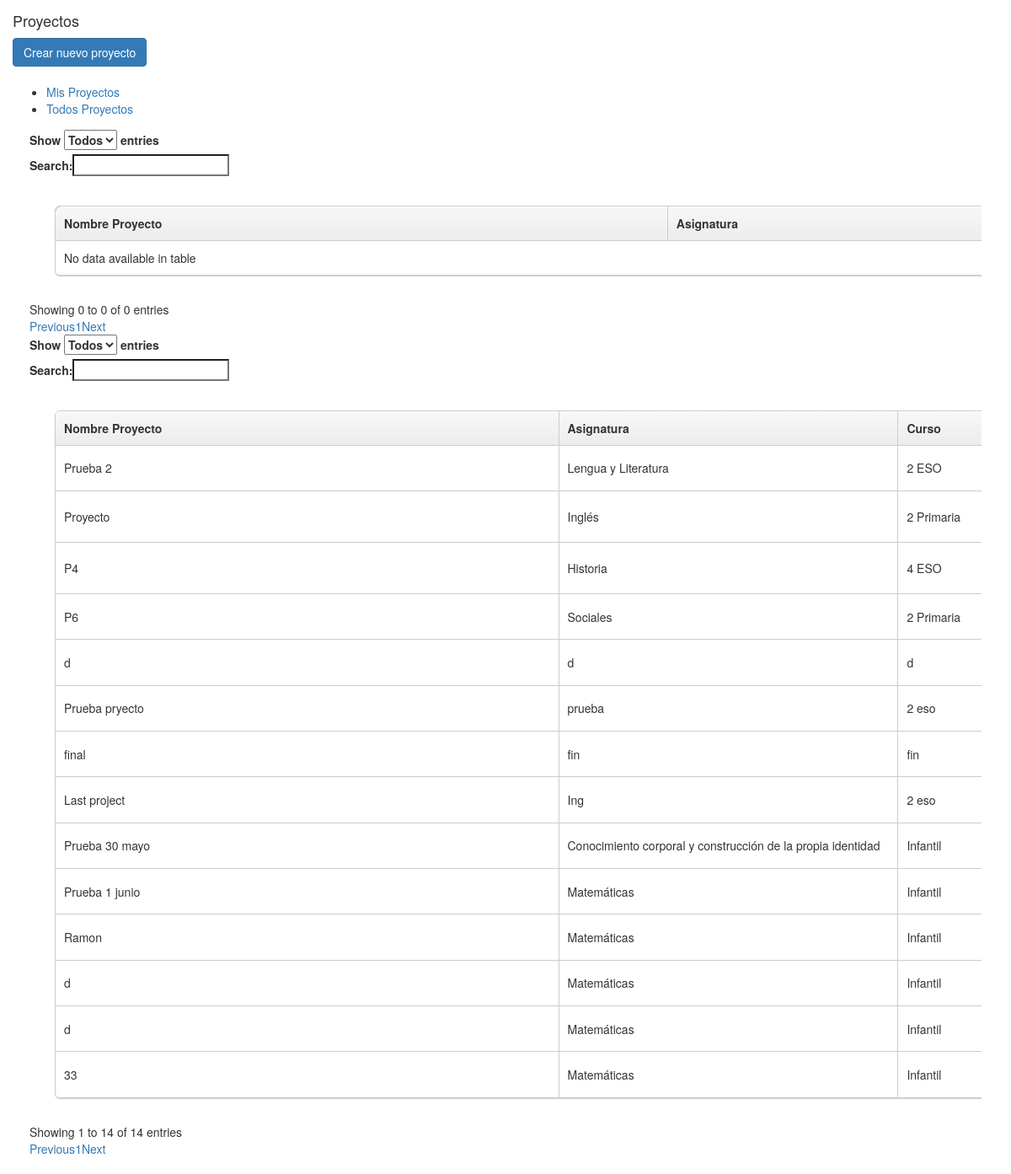
The page /editor/proyectos (signed in) on the database as committed earlier.
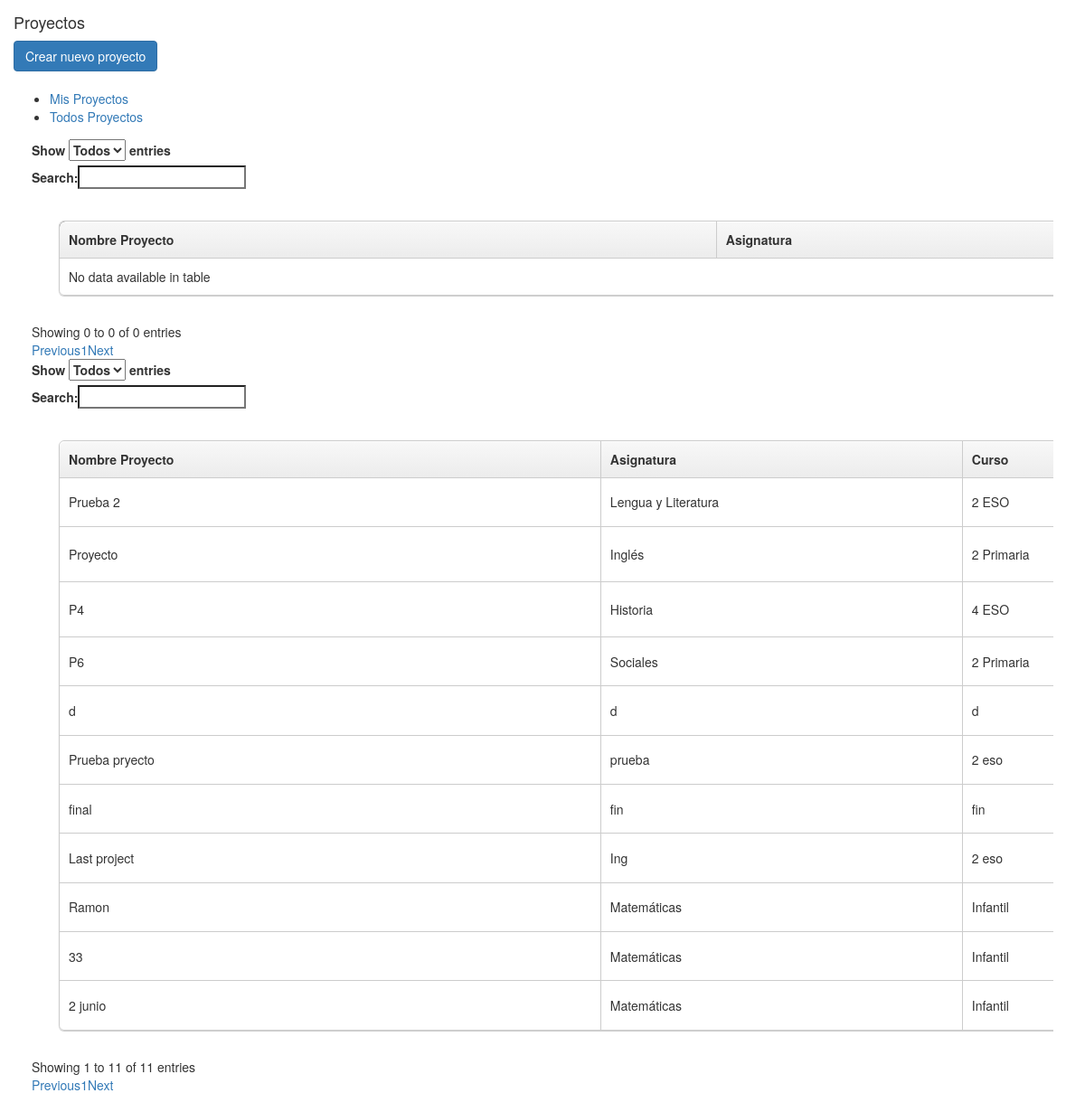
The same page on the database as committed later.
### editor/models.py (models this page shows)
class Projects(models.Model):
    nombre = models.CharField(max_length=100, default="")
    asignatura = models.CharField(max_length=100, default="")
    curso = models.CharField(max_length=50)
    etiquetas = models.CharField(max_length=200)
    privado = models.BooleanField(null=True)
    usuario = models.CharField(max_length=50)
    fecha = models.DateField(null=True)
    contenido = models.BinaryField(null = True)
    canvas = models.TextField(default="")
    contenido2 = models.TextField(null= True)

### editor/views.py (the view)
# urls.py: path('proyectos', views.proyectos, name='proyectos'),
@login_required
def proyectos(request):
    myProjects = Projects.objects.filter(usuario=request.user.username)
    allProjects = Projects.objects.filter(privado= 0).exclude(usuario=request.user.username)
    return render(request, 'editor/dash/proyectos.html', {'myProjects':myProjects, 'allProjects': allProjects})

### editor/templates/editor/dash/proyectos.html (shortened to what this page needs)
{% extends "editor/dash/base-proyectos.html" %}
{% load static %}
{% block misProyectos %}
<div class="col-md-12">
    <div class="table-responsive">
        <table id="tablaMisProyectos" class="bordered" width="180%">
            <thead class="fondooo">
                <th>Nombre Proyecto</th>
                <th>Asignatura</th>
            </thead>
            <tbody>
            </tbody>
        </table>
    </div>
</div>
{% endblock misProyectos %}
{% block todosProyectos %}
<div class="col-md-12">
    <div class="table-responsive">
        <table id="tablaTodosProyectos" class="bordered" width="180%">
            <thead >
                <th>Nombre Proyecto</th>
                <th>Asignatura</th>
                <th>Curso</th>
            </thead>
            <tbody>
                {% for project in allProjects %}
                <tr>
                    <td>{{ project.nombre }}</td>
                    <td>{{ project.asignatura }}</td>
                    <td>{{ project.curso }}</td>
                </tr>
                {% endfor %}
            </tbody>
        </table>
    </div>
</div>
{% endblock todosProyectos %}

Rows that differ between the two databases and show on the page:
removed Projects: nombre "Prueba 30 mayo", asignatura "Conocimiento corporal y construcción de la propia identidad", curso "Infantil"
removed Projects: nombre "Prueba 1 junio", asignatura "Matemáticas", curso "Infantil"
removed Projects: nombre "d", asignatura "Matemáticas", curso "Infantil"
removed Projects: nombre "d", asignatura "Matemáticas", curso "Infantil"
added Projects: nombre "2 junio", asignatura "Matemáticas", curso "Infantil"
Other text that changed with them:
text written by a page script: "Show entries Search: Showing 1 to 14 of 14 entries Previous 1 Next" → "Show entries Search: Showing 1 to 11 of 11 entries Previous 1 Next"
